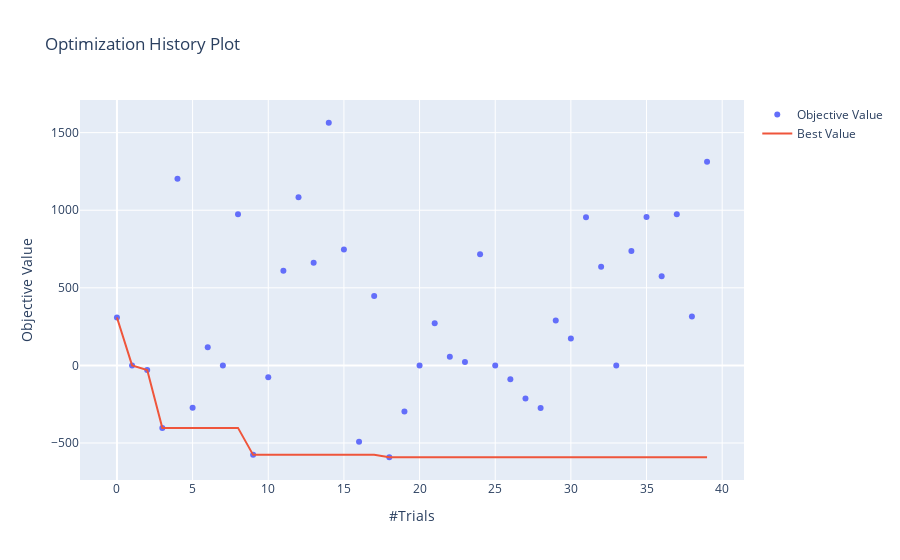

Notebook code for this chart:
### Code cell
optuna.visualization.plot_optimization_history(study_PPO2_MLP_test)

### Figure 1 — Plotly figure (JSON) as saved in the notebook; plotly's stock layout.template omitted (floating-point values rounded to 4 significant figures)
{"data": [{"mode": "markers", "name": "Objective Value", "type": "scatter", "x": [0, 1, 2, 3, 4, 5, 6, 7, 8, 9, 10, 11, 12, 13, 14, 15, 16, 17, 18, 19, 20, 21, 22, 23, 24, 25, 26, 27, 28, 29, 30, 31, 32, 33, 34, 35, 36, 37, 38, 39], "y": [309.1, 0, -29.52, -402.6, 1202.0, -273.0, 117.7, 0, 973.9, -576.4, -75.52, 609.9, 1084.0, 661.2, 1564.0, 747.6, -492.5, 446.8, -591.8, -297.0, 0, 272.2, 55.42, 22.02, 716.7, 0, -89.24, -212.9, -275.1, 289.9, 173.1, 954.1, 636.2, 0, 736.9, 956.8, 574.6, 973.3, 314.6, 1312.0]}, {"name": "Best Value", "type": "scatter", "x": [0, 1, 2, 3, 4, 5, 6, 7, 8, 9, 10, 11, 12, 13, 14, 15, 16, 17, 18, 19, 20, 21, 22, 23, 24, 25, 26, 27, 28, 29, 30, 31, 32, 33, 34, 35, 36, 37, 38, 39], "y": [309.1, 0, -29.52, -402.6, -402.6, -402.6, -402.6, -402.6, -402.6, -576.4, -576.4, -576.4, -576.4, -576.4, -576.4, -576.4, -576.4, -576.4, -591.8, -591.8, -591.8, -591.8, -591.8, -591.8, -591.8, -591.8, -591.8, -591.8, -591.8, -591.8, -591.8, -591.8, -591.8, -591.8, -591.8, -591.8, -591.8, -591.8, -591.8, -591.8]}], "layout": {"title": {"text": "Optimization History Plot"}, "xaxis": {"title": {"text": "#Trials"}}, "yaxis": {"title": {"text": "Objective Value"}}}}
